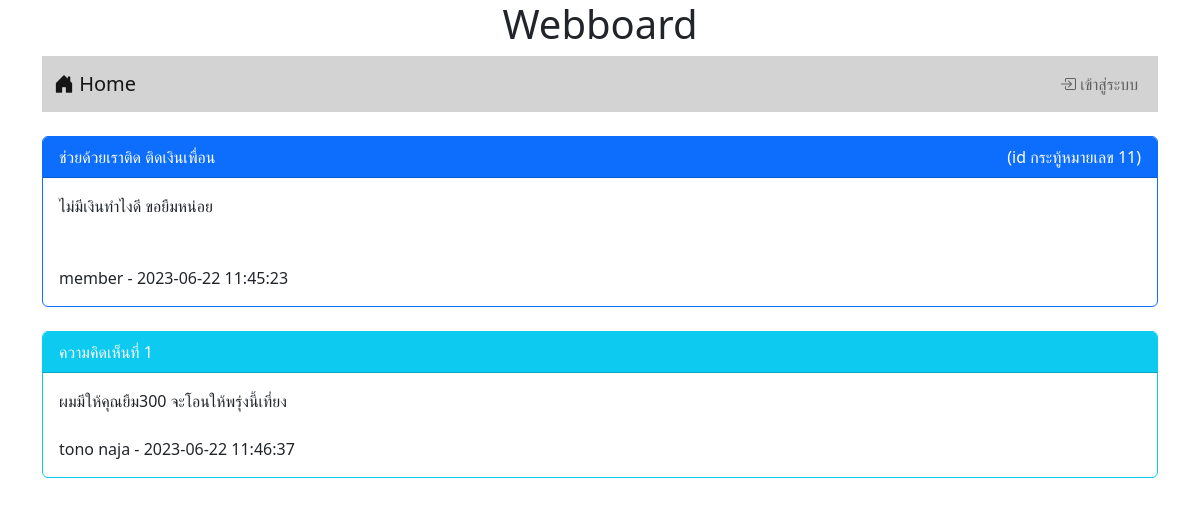
Page /post.php?id=11 on the committed database.
### tables this page shows
CREATE TABLE `post` (
  `id` int(11) NOT NULL,
  `title` varchar(128) DEFAULT NULL,
  `content` varchar(2048) DEFAULT NULL,
  `post_date` datetime DEFAULT NULL,
  `cat_id` int(11) DEFAULT NULL,
  `user_id` int(11) DEFAULT NULL
);

CREATE TABLE `user` (
  `id` int(11) NOT NULL,
  `login` varchar(32) DEFAULT NULL,
  `password` varchar(64) DEFAULT NULL,
  `name` varchar(64) DEFAULT NULL,
  `gender` char(11) DEFAULT NULL,
  `email` varchar(32) DEFAULT NULL,
  `role` char(1) DEFAULT NULL
);

CREATE TABLE `comment` (
  `id` int(11) NOT NULL,
  `content` varchar(20148) DEFAULT NULL,
  `post_date` datetime DEFAULT NULL,
  `user_id` int(11) DEFAULT NULL,
  `post_id` int(11) DEFAULT NULL
);

### post.php (the view, shortened to what this page needs)
<!DOCTYPE html>
<html lang="en">
<head>
    <link rel="stylesheet" href="https://cdn.jsdelivr.net/npm/bootstrap-icons@1.9.1/font/bootstrap-icons.css">
    <link href="https://cdn.jsdelivr.net/npm/bootstrap@5.2.2/dist/css/bootstrap.min.css" rel="stylesheet">
</head>
<body>
    <div class="container">
        <h1><center>Webboard</center></h1>
        <?php include "nav.php" ?>
        <br>
        <div class="card text-dark bg-white border-primary">
            <div class="card-header bg-primary text-white" >
                <?php
                    $id = $_GET["id"];
                    $conn = new PDO("mysql:host=localhost; dbname=webboard; charset=utf8" , "root" , "");
                    $sql = "SELECT * FROM post where id=$id";
                    $query = $conn->query($sql);
                    $result = $query->fetch(PDO::FETCH_ASSOC);
                    $title = $result["title"];
                    $content = $result["content"];
                    $post_date = $result["post_date"];
                    echo "<span style='float:right'>(id กระทู้หมายเลข $id)</span>";
                    echo $title;
                ?>
            </div>
            <div class ="card-body">
                <?php
                    $sql = "SELECT u.login FROM user u,post p WHERE u.id = p.user_id and p.id = $id";
                    $query = $conn->query($sql);
                    $result = $query->fetch(PDO::FETCH_ASSOC);
                    $username = $result["login"];
                    echo "$content <BR><BR><BR>";
                    echo "$username - $post_date <BR>";
                ?>
            </div>
        </div>
        <br>
        <?php
            $conn = new PDO("mysql:host=localhost;dbname=webboard;charset=utf8","root","");
            $sql_comment = "SELECT c.content,u.name,c.post_date FROM comment c,user u WHERE u.id = c.user_id and c.post_id=$id ORDER BY c.post_date";
        ?>
        <?php
            $i=0;
            foreach($conn->query($sql_comment) as $row){
                $i++;
        ?>
                <div class="card text-dark bg-white border-info mb-4 text-start">
                    <div class="card-header bg-info text-white "><?php echo "ความคิดเห็นที่ ".$i;?></div>
                    <div class="card-body">
                        <?php echo $row["content"];?>
                        <br><br>
                        <?php echo $row["name"]." - ".$row["post_date"];?>
                    </div>
                </div>
        <?php
            }
        ?>
        <br>
    </div>
</body>
</html>

### rows in the picture
post: title "ช่วยด้วยเราติด ติดเงินเพื่อน", content "ไม่มีเงินทำไงดี ขอยืมหน่อย", post_date "2023-06-22 11:45:23"
user: login "member"
comment: content "ผมมีให้คุณยืม300 จะโอนให้พรุ่งนี้เที่ยง", user.name "tono naja", post_date "2023-06-22 11:46:37"

### other values in the picture
$id "11"
